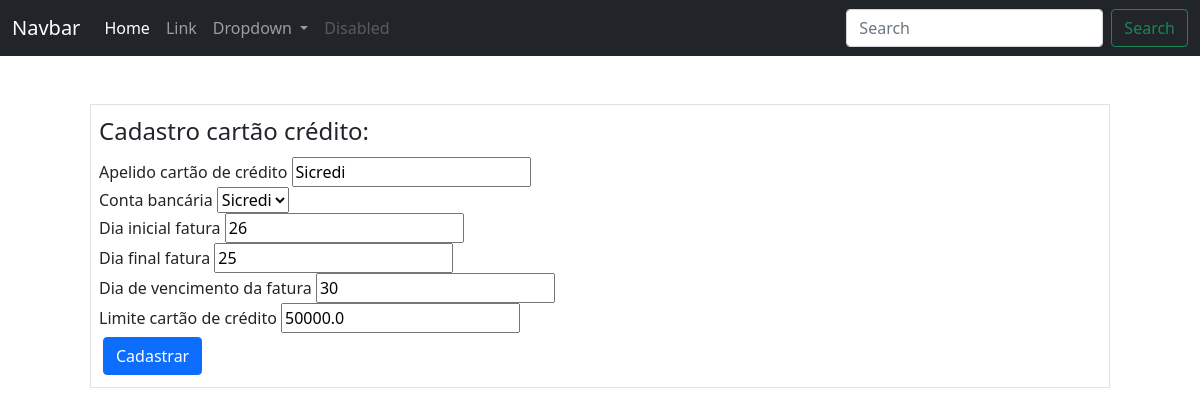
Page /financeiro/bancos/agencias/contas/cartaocredito/1/edicao (signed in) on the committed database.
### ERP/models.py (models this page shows)
class CartaoCredito(database.Model):
    __tablename__ = 'cartao_credito'
    id = database.Column(database.Integer, primary_key=True)
    id_conta_bancaria = database.Column(database.Integer, database.ForeignKey('agencia_bancos.id'))
    apelido_cartao = database.Column(database.String, unique=True)
    dia_inicial = database.Column(database.Integer, nullable=False)
    dia_final = database.Column(database.Integer, nullable=False)
    dia_pgto = database.Column(database.Integer, nullable=False)
    valor_limite = database.Column(database.Float, nullable=False)
    valor_gasto = database.Column(database.Float, default=0)
    valor_disponivel = database.Column(database.Float)
    situacao_cartao = database.Column(database.Integer, default=1)# 1 - Ativo,
    data_cadastro = database.Column(database.DateTime, default=datetime.utcnow())
    id_usuario_cadastro = database.Column(database.Integer, database.ForeignKey('usuarios.id'), nullable=False,
                                          default=1)

### ERP/routes.py (the view)
@app.route('/financeiro/bancos/agencias/contas/cartaocredito/<id_cartao>/edicao', methods=['GET', 'POST'])
@login_required
def editar_cartao(id_cartao):
    cartao = CartaoCredito.query.get_or_404(id_cartao)
    form = FormCartaoCredito(obj=cartao)
    form.id_conta_bancaria.choices = [(conta.id, conta.apelido_conta) for conta in ContasBancarias.query.all()]
    if form.validate_on_submit():
        form.populate_obj(cartao)
        cartao.data_cadastro = datetime.utcnow()
        database.session.commit()
        flash('Cartão atualizado com sucesso!', 'alert-success')
        return redirect(url_for('cartao_credito', id_cartao=cartao.id))
    return render_template('cadastro_cartao_credito.html', form=form)

### ERP/forms.py
class FormCartaoCredito(FlaskForm):
    id_conta_bancaria = SelectField('Conta bancária')
    apelido_cartao = StringField('Apelido cartão de crédito', validators=[DataRequired(message='Favor incluir apelido cartão de crédito')])
    dia_inicial = IntegerField('Dia inicial fatura', validators=[DataRequired(message='Favor incluir dia inicial fatura')])
    dia_final = IntegerField('Dia final fatura', validators=[DataRequired(message='Favor incluir dia final fatura')])
    dia_pgto = IntegerField('Dia de vencimento da fatura', validators=[DataRequired(message='Favor incluir dia de vencimento da fatura')])
    valor_limite = StringField('Limite cartão de crédito', validators=[DataRequired(message='Favor incluir o valor limite de seu cartão de crédito')])
    botao_submit = SubmitField('Cadastrar')

### ERP/routes.py (called while the page is built)
@login_manager.user_loader
def load_user(user_id):
    return Usuarios.query.get(int(user_id))

### ERP/templates/cadastro_cartao_credito.html (shortened to what this page needs)
{% include 'base.html' %}
{% block content %}
    <div class="container">
        <form method='POST' action="" class="border m-5 p-2">
            <legend>Cadastro cartão crédito:</legend>
            <fieldset>
                <div class="form-group">
                    {{ form.apelido_cartao.label(class="form-control-label") }}
                    {{ form.apelido_cartao(class="form-control-label") }}
                </div>
                <div class="form-group">
                    {{ form.id_conta_bancaria.label(class="form-control-label") }}
                    {{ form.id_conta_bancaria(class="form-control-label") }}
                </div>
                <div class="form-group">
                    {{ form.dia_inicial.label(class="form-control-label") }}
                    {{ form.dia_inicial(class="form-control-label") }}
                </div>
                <div class="form-group">
                    {{ form.dia_final.label(class="form-control-label") }}
                    {{ form.dia_final(class="form-control-label") }}
                </div>
                <div class="form-group">
                    {{ form.dia_pgto.label(class="form-control-label") }}
                    {{ form.dia_pgto(class="form-control-label") }}
                </div>
                <div class="form-group">
                    {{ form.valor_limite.label(class="form-control-label") }}
                    {{ form.valor_limite(class="form-control-label") }}
                </div>
            </fieldset>
            {{ form.botao_submit(class="btn btn-primary m-1") }}
        </form>
    </div>
{% endblock %}

### rows in the picture
CartaoCredito: apelido_cartao "Sicredi", id_conta_bancaria "Sicredi", dia_inicial "26", dia_final "25", dia_pgto "30", valor_limite "50000.0"
